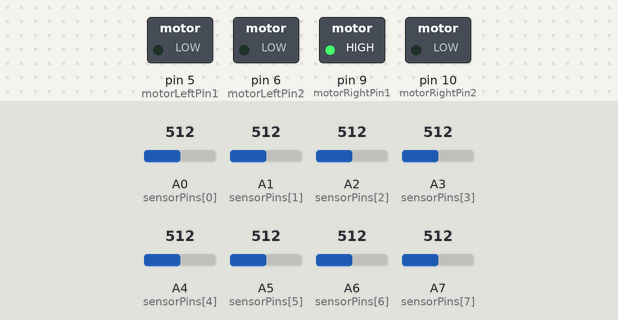
A sketch run on a simulated Arduino Mega 2560, built with avr-gcc and run on an emulated ATmega2560. Shown: switched loads named in the sketch (green lamp = pin HIGH). Inputs (shaded band) come from the test bench; at power-on: A0 (sensorPins[0]) = 512, A1 (sensorPins[1]) = 512, A2 (sensorPins[2]) = 512, A3 (sensorPins[3]) = 512, A4 (sensorPins[4]) = 512, A5 (sensorPins[5]) = 512, A6 (sensorPins[6]) = 512, A7 (sensorPins[7]) = 512.

Above: at 0.1 s.
Timing chart, 0 to 1.6 s (numbered marks = the images above):
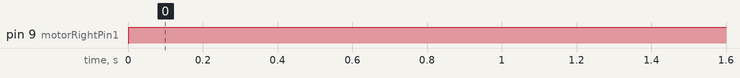

Measured:
- by itself, pin 9 (motorRightPin1): LOW → HIGH at 0.00 s

The sketch:

With_PID.ino
```cpp
//Use these,
//Arduino Mega board, QTR8A sensor panel, L298N motor driver


const int motorLeftPin1 = 5;
const int motorLeftPin2 = 6;
const int motorRightPin1 = 9;
const int motorRightPin2 = 10;
const int sensorPins[8] = {A0, A1, A2, A3, A4, A5, A6, A7}; ;// Define QTR-8A sensor pins and motor pins

// PID constants
float Kp = 0.5;
float Ki = 0.0;
float Kd = 1.0;

// PID variables
float error = 0;
float lastError = 0;
float integral = 0;
float derivative = 0;
float correction = 0;

int baseSpeed = 150;  // Base speed for motors
int maxSpeed = 255;   // Maximum motor speed

void setup() {
  for (int i = 0; i < 8; i++) {
    pinMode(sensorPins[i], INPUT);
  }

  pinMode(motorLeftPin1, OUTPUT);
  pinMode(motorLeftPin2, OUTPUT);
  pinMode(motorRightPin1, OUTPUT);
  pinMode(motorRightPin2, OUTPUT);

  Serial.begin(9600);
}

void loop() {
  int position = readSensors();  // Get the position from sensors
  error = position - 3500;       // Target position is centered at 3500

  // Calculate PID terms
  integral += error;
  derivative = error - lastError;
  correction = Kp * error + Ki * integral + Kd * derivative;
  lastError = error;

  int motorSpeedLeft = constrain(baseSpeed + correction, 0, maxSpeed);
  int motorSpeedRight = constrain(baseSpeed - correction, 0, maxSpeed);

  // Set motor speeds
  analogWrite(motorLeftPin1, motorSpeedLeft);
  analogWrite(motorRightPin1, motorSpeedRight);
  analogWrite(motorLeftPin2, 0);  // Only forward
  analogWrite(motorRightPin2, 0); // Only forward

  delay(10);
}

// Function to read sensors and calculate position
int readSensors() {
  long totalValue = 0;
  int sum = 0;

  for (int i = 0; i < 8; i++) {
    int sensorValue = analogRead(sensorPins[i]);
    totalValue += sensorValue * (i * 1000);  // Weight each sensor
    sum += sensorValue;
  }

  return sum > 0 ? totalValue / sum : 3500;  // Return position or center if no line
}
```
